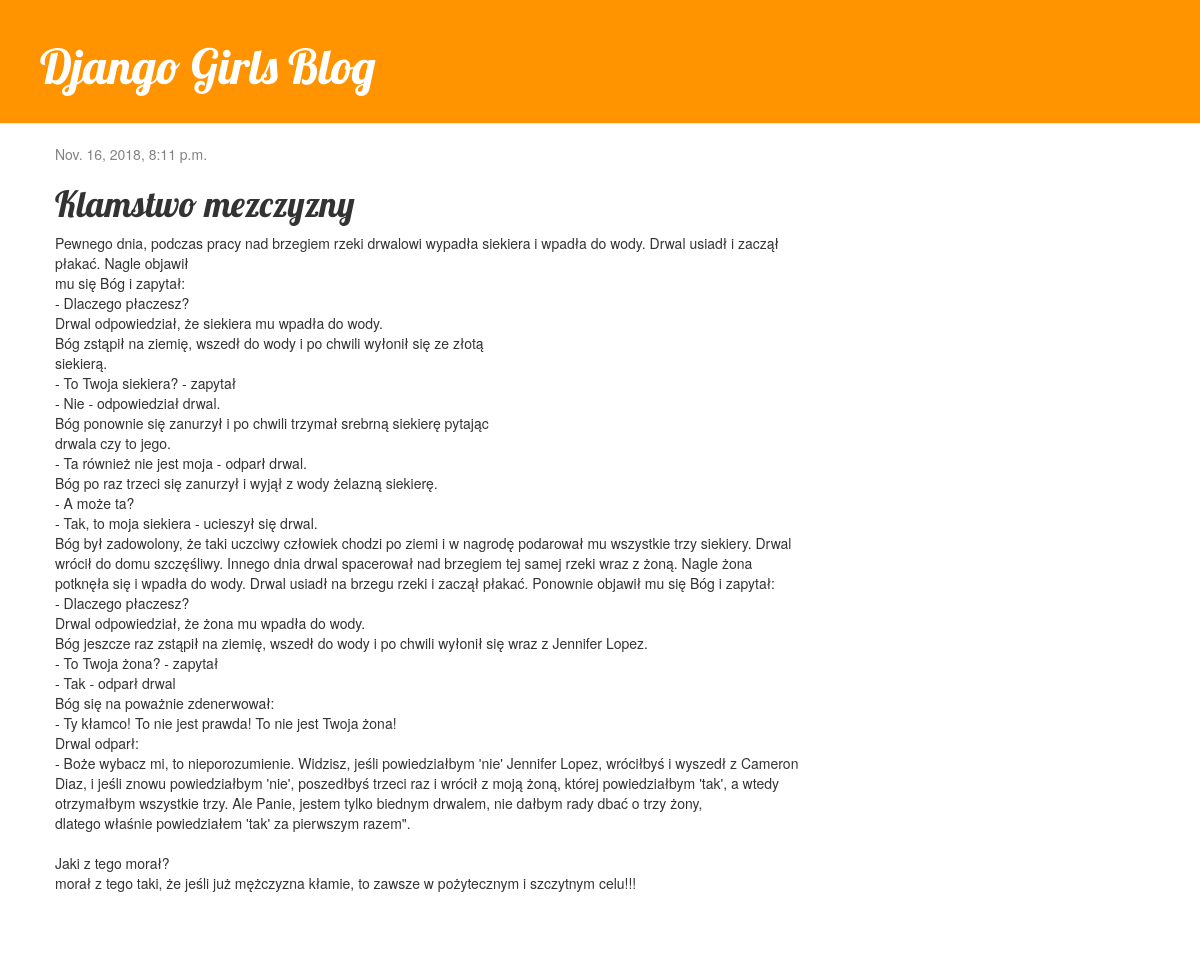
The page /post/8/ on the database its author committed.
### blog/models.py (models this page shows, shortened)
class Post(models.Model):
    author = models.ForeignKey('auth.User', on_delete=models.CASCADE)
    title = models.CharField(max_length=200)
    text = models.TextField()
    created_date = models.DateTimeField(
            default=timezone.now)
    published_date = models.DateTimeField(
            blank=True, null=True)

### blog/views.py (the view)
# urls.py: path('post/<int:pk>/', views.post_detail, name='post_detail'),
def post_detail(request, pk):
    post = get_object_or_404(Post, pk=pk)
    return render(request, 'blog/post_detail.html', {'post': post})

### blog/templates/blog/post_detail.html (shortened to what this page needs)
{% extends 'blog/base.html' %}
{% block content %}
    <div class="post">
        {% if post.published_date %}
            <div class="date">
                {{ post.published_date }}
            </div>
        {% endif %}
        <h1>{{ post.title }}</h1>
        <p>{{ post.text|linebreaksbr }}</p>
    </div>
{% endblock %}

### blog/static/css/blog.css (style rules this page uses)
h1, h2, h3, h4 { font-family: 'Lobster', cursive; }
.date { color: #828282; }
.post { margin-bottom: 70px; }

### rows shown on the page
Post: published_date "Nov. 16, 2018, 8:11 p.m.", title "Klamstwo mezczyzny", text "Pewnego dnia, podczas pracy nad brzegiem rzeki drwalowi wypadła siekiera i wpadła do wody. Drwal usiadł i zaczął płakać. Nagle objawił mu się Bóg i zapytał: - Dlaczego płaczesz? Drwal odpowiedział, że siekiera mu wpadła do wody. Bóg zstąpił na ziemię, wszedł do wody i po chwili wyłonił się ze złotą siekierą. - To Twoja siekiera? - zapytał - Nie - odpowiedział drwal. Bóg ponownie się zanurzył i po chwili trzymał srebrną siekierę pytając drwala czy to jego. - Ta również nie jest moja - odparł drwal. Bóg po raz trzeci się zanurzył i wyjął z wody żelazną siekierę. - A może ta? - Tak, to moja siekiera - ucieszył się drwal. Bóg był zadowolony, że taki uczciwy człowiek chodzi po ziemi i w nagrodę…"
